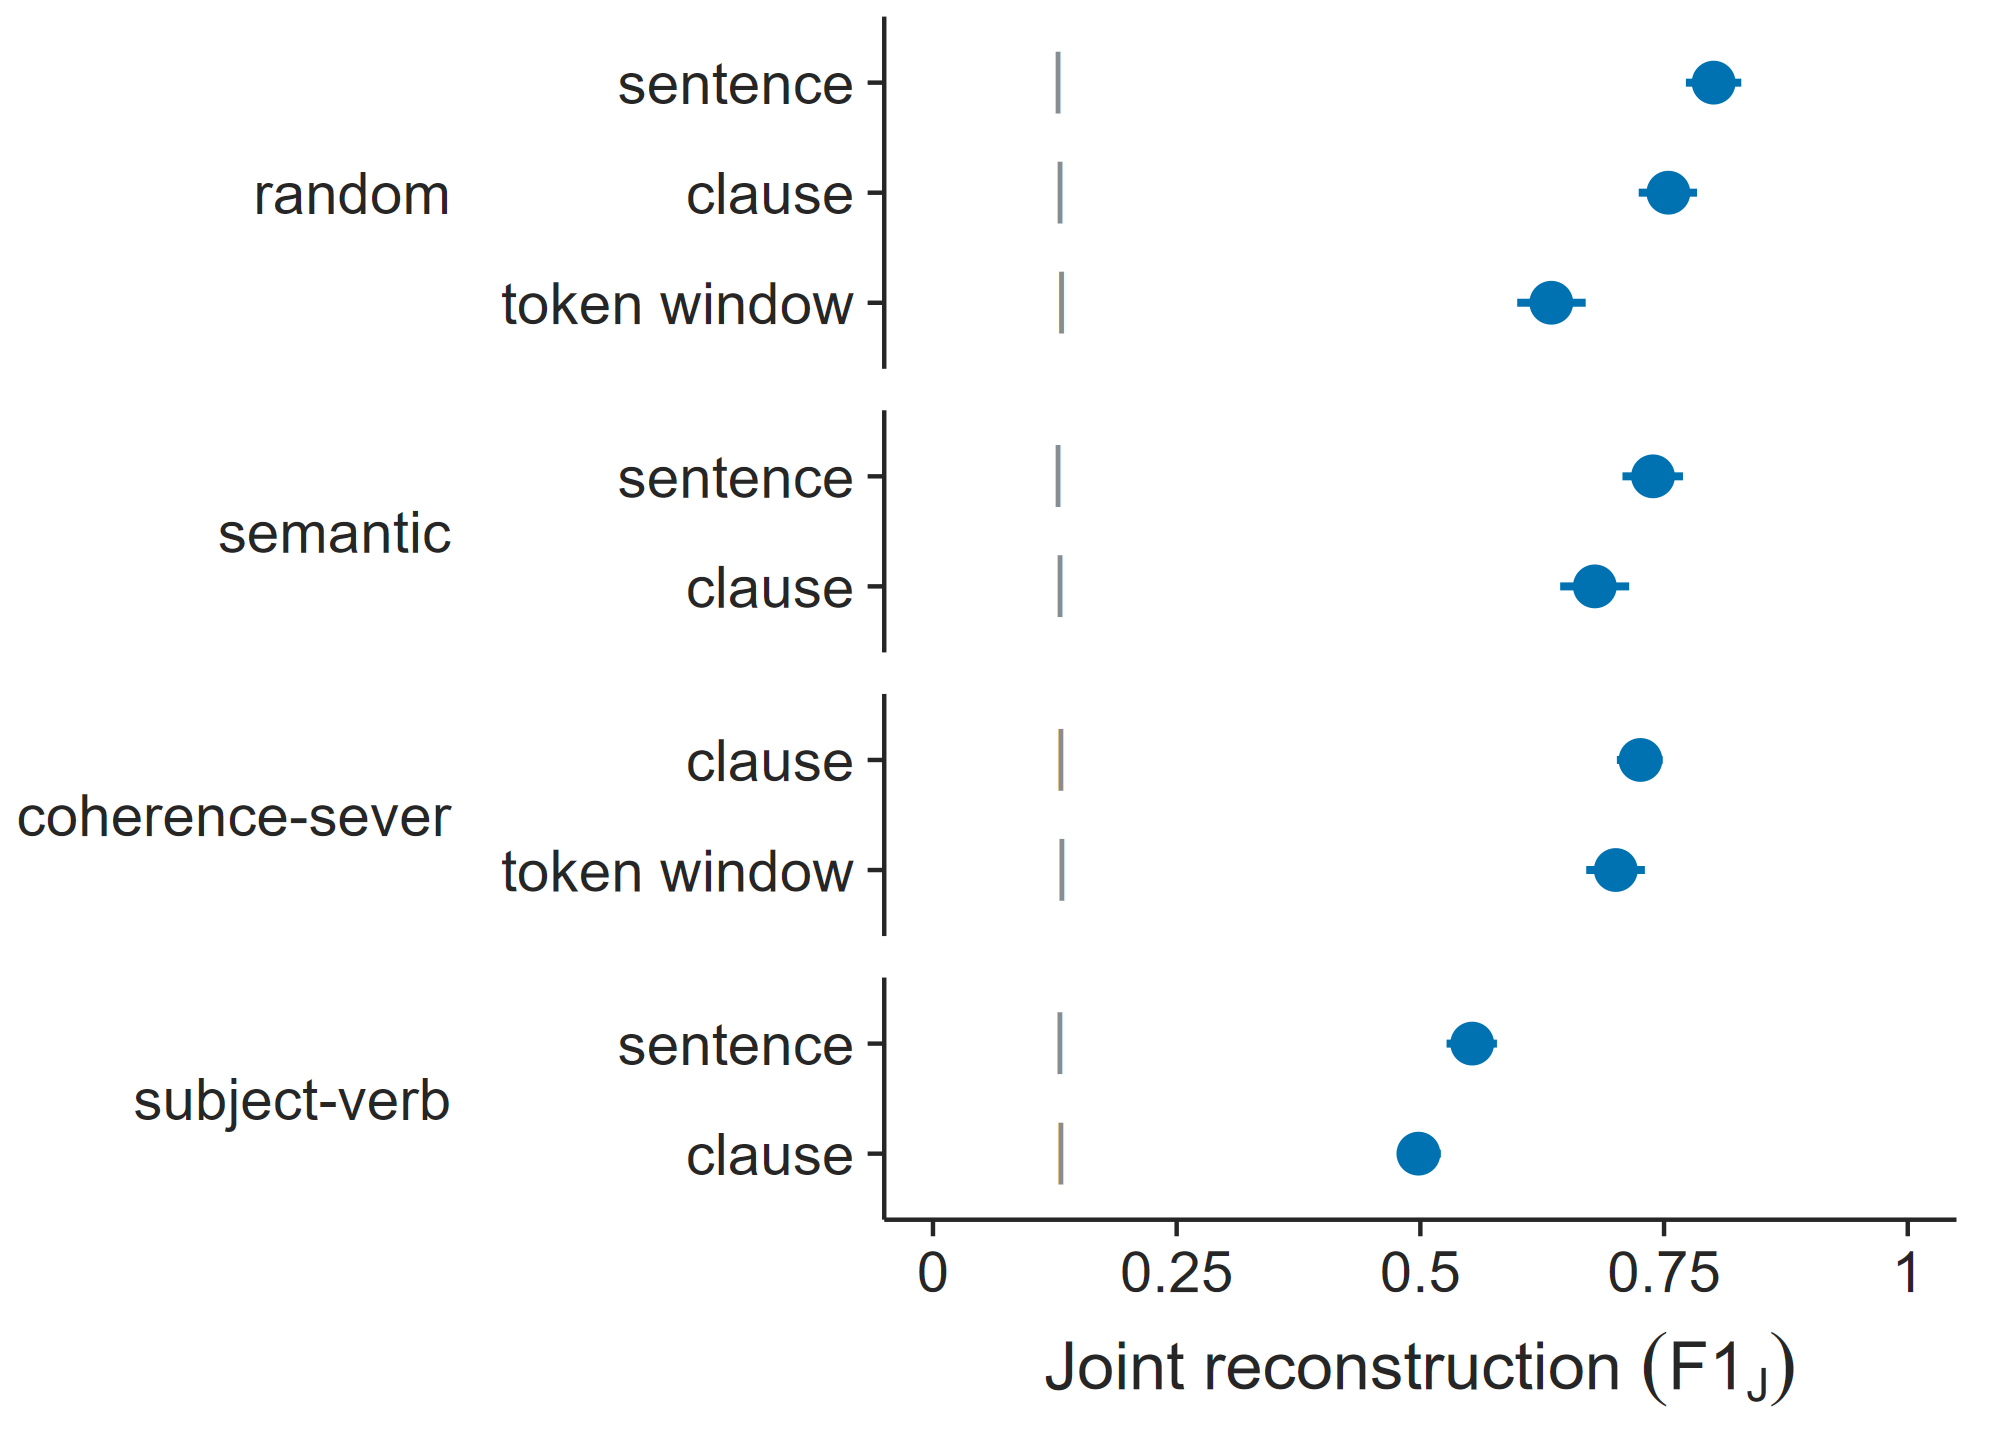

This chart was generated by the following R code:
# fig2_grid_reconstruction.R
# Figure 2 (main text): joint reconstruction across the nine retained
# strategy x granularity cells, one-shot Sonnet. Prespecified (grid pools 2-25).
#
# Run from the repository root:
#   Rscript results/paper_figures_r/fig2_grid_reconstruction.R

source("results/paper_figures_r/theme_paper.R")

# ---- Data -------------------------------------------------------------------
# Frozen grid summary: pool means with 95% percentile-bootstrap CIs (D13).
grid   <- read.csv("results/final_analysis/TABLES/table_C_grid_J.csv")
sonnet <- grid[grid$attacker == "One-shot Sonnet", ]
parts  <- do.call(rbind, strsplit(sonnet$condition, " / ", fixed = TRUE))

plot_data <- data.frame(
  condition       = sonnet$condition,
  strategy        = parts[, 1],
  granularity     = parts[, 2],
  F1_J            = sonnet$F1_J_mean,
  lo              = sonnet$F1_J_lo,
  hi              = sonnet$F1_J_hi,
  b_J             = sonnet$b_J_mean,      # analytic one-bucket baseline, mean over the cell's pools
  pools_completed = sonnet$completed,     # random / token-window: 23 (one non-completion)
  pools_attempted = sonnet$attempted
)

# ---- Plot -------------------------------------------------------------------
d <- plot_data
d$strategy    <- factor(d$strategy, levels = strategy_levels)
d$granularity <- factor(d$granularity, levels = rev(granularity_levels))  # sentence on top

fig <- ggplot(d, aes(y = granularity)) +
  # Baseline as a small grey tick on each row (0.128-0.132 across cells).
  geom_point(aes(x = b_J), shape = "|", size = 2.4, colour = baseline_grey) +
  geom_linerange(aes(xmin = lo, xmax = hi), colour = sonnet_colour, linewidth = ci_linewidth) +
  geom_point(aes(x = F1_J), shape = 21, colour = sonnet_colour, fill = sonnet_colour,
             size = point_size, stroke = point_stroke) +
  # Strategy groups become left-hand strips; the gap between facets is the separator.
  facet_grid(rows = vars(strategy), scales = "free_y", space = "free_y", switch = "y") +
  scale_y_discrete(labels = granularity_label) +
  scale_x_continuous(limits = c(0, 1), breaks = seq(0, 1, 0.25), labels = axis_01_labels) +
  labs(x = expression("Joint reconstruction " * (F1[J])), y = NULL) +
  theme_paper() +
  theme_strategy_strips()

# ---- Export -----------------------------------------------------------------
save_figure(fig, "fig2_grid_reconstruction", width = col_width, height = 2.4, data = plot_data)
